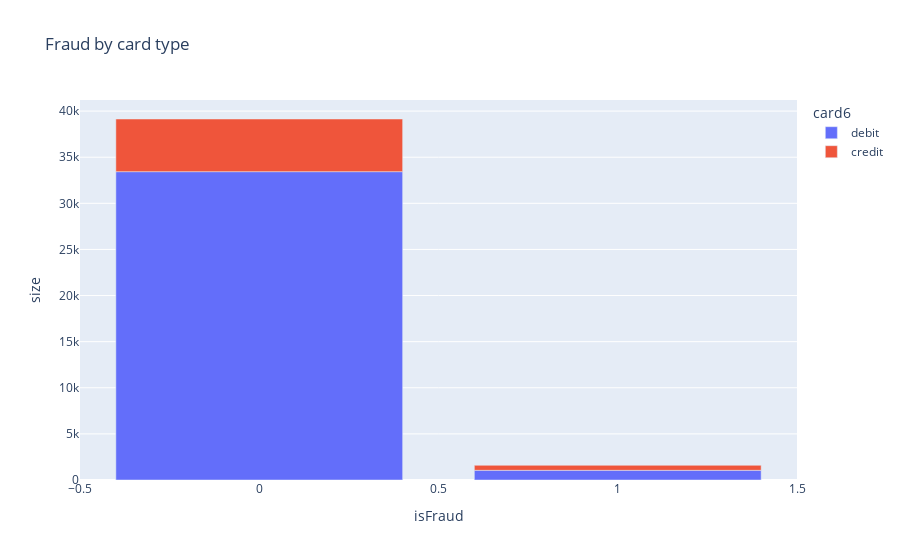

Write notebook code for a chart like this one.
### Code cell
px.bar(train_full_post.groupby(["isFraud", "card6"], as_index=False).size().sort_values(by='size', ascending=False),\
        x="isFraud", y="size", color="card6", title="Fraud by card type")

### Figure 1 — Plotly figure (JSON) as saved in the notebook; plotly's stock layout.template omitted (floating-point values rounded to 4 significant figures)
{"data": [{"alignmentgroup": "True", "hovertemplate": "card6=debit<br>isFraud=%{x}<br>size=%{y}<extra></extra>", "legendgroup": "debit", "marker": {"color": "#636efa", "pattern": {"shape": ""}}, "name": "debit", "offsetgroup": "debit", "orientation": "v", "showlegend": true, "textposition": "auto", "type": "bar", "x": [0, 1], "xaxis": "x", "y": [33433, 1050], "yaxis": "y"}, {"alignmentgroup": "True", "hovertemplate": "card6=credit<br>isFraud=%{x}<br>size=%{y}<extra></extra>", "legendgroup": "credit", "marker": {"color": "#EF553B", "pattern": {"shape": ""}}, "name": "credit", "offsetgroup": "credit", "orientation": "v", "showlegend": true, "textposition": "auto", "type": "bar", "x": [0, 1], "xaxis": "x", "y": [5710, 544], "yaxis": "y"}], "layout": {"barmode": "relative", "legend": {"title": {"text": "card6"}, "tracegroupgap": 0}, "title": {"text": "Fraud by card type"}, "xaxis": {"anchor": "y", "domain": [0, 1], "title": {"text": "isFraud"}}, "yaxis": {"anchor": "x", "domain": [0, 1], "title": {"text": "size"}}}}
